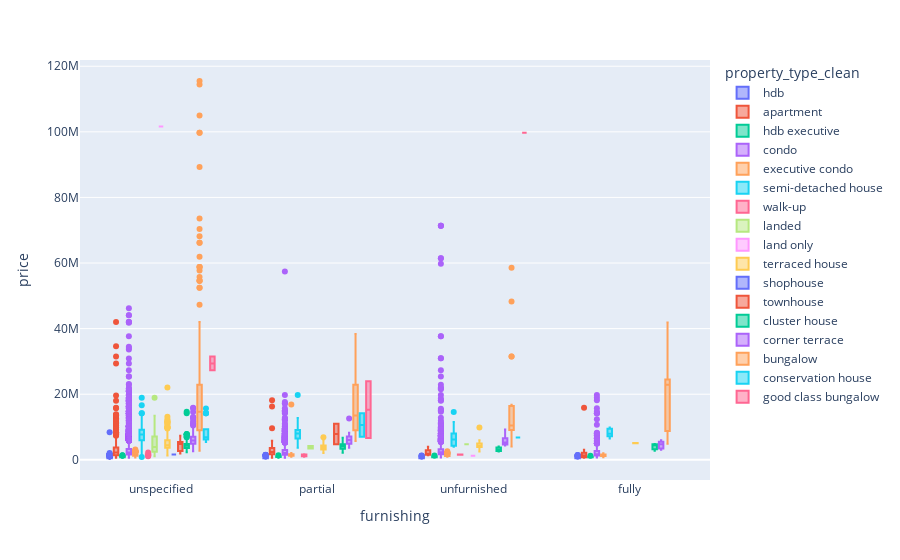

The notebook cell saved with this chart:
### Code cell
# fig = px.violin(df_,x='furnishing', y="price", box=True, points="all")
# fig.show()
fig = px.box(df_.sort_values('price'), x="furnishing", y="price", color='property_type_clean')
fig.update_xaxes(categoryorder='array',categoryarray = df_.groupby(['furnishing', 'property_type_clean']).median().sort_values('price').index.to_list())
fig.update_traces(boxpoints='outliers') 
fig.show()

### Figure 1 — Plotly figure (JSON) as saved in the notebook; plotly's stock layout.template omitted (floating-point values rounded to 4 significant figures; data arrays with more than 128 entries replaced by an {"elided": "..."} marker saying what was removed)
{"data": [{"alignmentgroup": "True", "boxpoints": "outliers", "hovertemplate": "property_type_clean=hdb<br>furnishing=%{x}<br>price=%{y}<extra></extra>", "legendgroup": "hdb", "marker": {"color": "#636efa"}, "name": "hdb", "notched": false, "offsetgroup": "hdb", "orientation": "v", "showlegend": true, "type": "box", "x": {"elided": "6025 str values"}, "x0": " ", "xaxis": "x", "y": {"elided": "6025 int values"}, "y0": " ", "yaxis": "y"}, {"alignmentgroup": "True", "boxpoints": "outliers", "hovertemplate": "property_type_clean=apartment<br>furnishing=%{x}<br>price=%{y}<extra></extra>", "legendgroup": "apartment", "marker": {"color": "#EF553B"}, "name": "apartment", "notched": false, "offsetgroup": "apartment", "orientation": "v", "showlegend": true, "type": "box", "x": {"elided": "540 str values"}, "x0": " ", "xaxis": "x", "y": {"elided": "540 int values"}, "y0": " ", "yaxis": "y"}, {"alignmentgroup": "True", "boxpoints": "outliers", "hovertemplate": "property_type_clean=hdb executive<br>furnishing=%{x}<br>price=%{y}<extra></extra>", "legendgroup": "hdb executive", "marker": {"color": "#00cc96"}, "name": "hdb executive", "notched": false, "offsetgroup": "hdb executive", "orientation": "v", "showlegend": true, "type": "box", "x": {"elided": "305 str values"}, "x0": " ", "xaxis": "x", "y": {"elided": "305 int values"}, "y0": " ", "yaxis": "y"}, {"alignmentgroup": "True", "boxpoints": "outliers", "hovertemplate": "property_type_clean=condo<br>furnishing=%{x}<br>price=%{y}<extra></extra>", "legendgroup": "condo", "marker": {"color": "#ab63fa"}, "name": "condo", "notched": false, "offsetgroup": "condo", "orientation": "v", "showlegend": true, "type": "box", "x": {"elided": "9546 str values"}, "x0": " ", "xaxis": "x", "y": {"elided": "9546 int values"}, "y0": " ", "yaxis": "y"}, {"alignmentgroup": "True", "boxpoints": "outliers", "hovertemplate": "property_type_clean=executive condo<br>furnishing=%{x}<br>price=%{y}<extra></extra>", "legendgroup": "executive condo", "marker": {"color": "#FFA15A"}, "name": "executive condo", "notched": false, "offsetgroup": "executive condo", "orientation": "v", "showlegend": true, "type": "box", "x": {"elided": "1009 str values"}, "x0": " ", "xaxis": "x", "y": {"elided": "1009 int values"}, "y0": " ", "yaxis": "y"}, {"alignmentgroup": "True", "boxpoints": "outliers", "hovertemplate": "property_type_clean=semi-detached house<br>furnishing=%{x}<br>price=%{y}<extra></extra>", "legendgroup": "semi-detached house", "marker": {"color": "#19d3f3"}, "name": "semi-detached house", "notched": false, "offsetgroup": "semi-detached house", "orientation": "v", "showlegend": true, "type": "box", "x": {"elided": "1017 str values"}, "x0": " ", "xaxis": "x", "y": {"elided": "1017 int values"}, "y0": " ", "yaxis": "y"}, {"alignmentgroup": "True", "boxpoints": "outliers", "hovertemplate": "property_type_clean=walk-up<br>furnishing=%{x}<br>price=%{y}<extra></extra>", "legendgroup": "walk-up", "marker": {"color": "#FF6692"}, "name": "walk-up", "notched": false, "offsetgroup": "walk-up", "orientation": "v", "showlegend": true, "type": "box", "x": ["partial", "unspecified", "unspecified", "partial", "unfurnished", "unspecified", "unspecified", "unspecified", "unspecified", "partial", "unspecified", "unfurnished", "unspecified", "partial", "unspecified", "unspecified"], "x0": " ", "xaxis": "x", "y": [945000, 1102500, 1228500, 1260000, 1522500, 1575000, 1575000, 1575000, 1606500, 1606500, 1606500, 1606500, 1680000, 1711500, 1711500, 2248000], "y0": " ", "yaxis": "y"}, {"alignmentgroup": "True", "boxpoints": "outliers", "hovertemplate": "property_type_clean=landed<br>furnishing=%{x}<br>price=%{y}<extra></extra>", "legendgroup": "landed", "marker": {"color": "#B6E880"}, "name": "landed", "notched": false, "offsetgroup": "landed", "orientation": "v", "showlegend": true, "type": "box", "x": ["unspecified", "unspecified", "unspecified", "unspecified", "unspecified", "unspecified", "unspecified", "partial", "unspecified", "unspecified", "partial", "unspecified", "unfurnished", "unspecified", "unspecified", "unspecified", "unspecified", "unspecified", "unspecified", "unspecified"], "x0": " ", "xaxis": "x", "y": [1102500, 1180200, 2106300, 2289000, 2523200, 2819200, 2824500, 3454500, 3832500, 3872400, 4179000, 4410000, 4757600, 4809000, 5628000, 6405000, 9376500, 10290000, 13440000, 18900000], "y0": " ", "yaxis": "y"}, {"alignmentgroup": "True", "boxpoints": "outliers", "hovertemplate": "property_type_clean=land only<br>furnishing=%{x}<br>price=%{y}<extra></extra>", "legendgroup": "land only", "marker": {"color": "#FF97FF"}, "name": "land only", "notched": false, "offsetgroup": "land only", "orientation": "v", "showlegend": true, "type": "box", "x": ["unfurnished", "unspecified"], "x0": " ", "xaxis": "x", "y": [1257900, 101640000], "y0": " ", "yaxis": "y"}, {"alignmentgroup": "True", "boxpoints": "outliers", "hovertemplate": "property_type_clean=terraced house<br>furnishing=%{x}<br>price=%{y}<extra></extra>", "legendgroup": "terraced house", "marker": {"color": "#FECB52"}, "name": "terraced house", "notched": false, "offsetgroup": "terraced house", "orientation": "v", "showlegend": true, "type": "box", "x": {"elided": "446 str values"}, "x0": " ", "xaxis": "x", "y": {"elided": "446 int values"}, "y0": " ", "yaxis": "y"}, {"alignmentgroup": "True", "boxpoints": "outliers", "hovertemplate": "property_type_clean=shophouse<br>furnishing=%{x}<br>price=%{y}<extra></extra>", "legendgroup": "shophouse", "marker": {"color": "#636efa"}, "name": "shophouse", "notched": false, "offsetgroup": "shophouse", "orientation": "v", "showlegend": true, "type": "box", "x": ["unspecified"], "x0": " ", "xaxis": "x", "y": [1621100], "y0": " ", "yaxis": "y"}, {"alignmentgroup": "True", "boxpoints": "outliers", "hovertemplate": "property_type_clean=townhouse<br>furnishing=%{x}<br>price=%{y}<extra></extra>", "legendgroup": "townhouse", "marker": {"color": "#EF553B"}, "name": "townhouse", "notched": false, "offsetgroup": "townhouse", "orientation": "v", "showlegend": true, "type": "box", "x": ["unspecified", "unspecified", "unspecified", "partial", "unspecified", "unspecified", "unspecified", "unspecified", "partial"], "x0": " ", "xaxis": "x", "y": [1900500, 2310000, 3780000, 4754400, 4819500, 5040000, 5565000, 7350000, 11025000], "y0": " ", "yaxis": "y"}, {"alignmentgroup": "True", "boxpoints": "outliers", "hovertemplate": "property_type_clean=cluster house<br>furnishing=%{x}<br>price=%{y}<extra></extra>", "legendgroup": "cluster house", "marker": {"color": "#00cc96"}, "name": "cluster house", "notched": false, "offsetgroup": "cluster house", "orientation": "v", "showlegend": true, "type": "box", "x": {"elided": "184 str values"}, "x0": " ", "xaxis": "x", "y": {"elided": "184 int values"}, "y0": " ", "yaxis": "y"}, {"alignmentgroup": "True", "boxpoints": "outliers", "hovertemplate": "property_type_clean=corner terrace<br>furnishing=%{x}<br>price=%{y}<extra></extra>", "legendgroup": "corner terrace", "marker": {"color": "#ab63fa"}, "name": "corner terrace", "notched": false, "offsetgroup": "corner terrace", "orientation": "v", "showlegend": true, "type": "box", "x": {"elided": "255 str values"}, "x0": " ", "xaxis": "x", "y": {"elided": "255 int values"}, "y0": " ", "yaxis": "y"}, {"alignmentgroup": "True", "boxpoints": "outliers", "hovertemplate": "property_type_clean=bungalow<br>furnishing=%{x}<br>price=%{y}<extra></extra>", "legendgroup": "bungalow", "marker": {"color": "#FFA15A"}, "name": "bungalow", "notched": false, "offsetgroup": "bungalow", "orientation": "v", "showlegend": true, "type": "box", "x": {"elided": "745 str values"}, "x0": " ", "xaxis": "x", "y": {"elided": "745 int values"}, "y0": " ", "yaxis": "y"}, {"alignmentgroup": "True", "boxpoints": "outliers", "hovertemplate": "property_type_clean=conservation house<br>furnishing=%{x}<br>price=%{y}<extra></extra>", "legendgroup": "conservation house", "marker": {"color": "#19d3f3"}, "name": "conservation house", "notched": false, "offsetgroup": "conservation house", "orientation": "v", "showlegend": true, "type": "box", "x": ["unspecified", "unspecified", "unspecified", "unspecified", "unspecified", "unspecified", "unspecified", "unfurnished", "unspecified", "unspecified", "unspecified", "partial", "unspecified", "unspecified", "unspecified", "unspecified", "unspecified", "partial", "unspecified", "unspecified", "unspecified"], "x0": " ", "xaxis": "x", "y": [5439000, 5775000, 6174000, 6174000, 6195000, 6297900, 6667500, 6825000, 6877500, 6877500, 6877500, 7014000, 7297500, 7350000, 7980000, 9324000, 14175000, 14175000, 14175000, 14175000, 15633300], "y0": " ", "yaxis": "y"}, {"alignmentgroup": "True", "boxpoints": "outliers", "hovertemplate": "property_type_clean=good class bungalow<br>furnishing=%{x}<br>price=%{y}<extra></extra>", "legendgroup": "good class bungalow", "marker": {"color": "#FF6692"}, "name": "good class bungalow", "notched": false, "offsetgroup": "good class bungalow", "orientation": "v", "showlegend": true, "type": "box", "x": ["partial", "partial", "unspecified", "unspecified", "unfurnished"], "x0": " ", "xaxis": "x", "y": [6667500, 23940000, 27300000, 31500000, 99750000], "y0": " ", "yaxis": "y"}], "layout": {"boxmode": "group", "legend": {"title": {"text": "property_type_clean"}, "tracegroupgap": 0}, "margin": {"t": 60}, "xaxis": {"anchor": "y", "categoryarray": [["unfurnished", "hdb"], ["partial", "hdb"], ["fully", "hdb"], ["unspecified", "hdb"], ["fully", "hdb executive"], ["unfurnished", "hdb executive"], ["partial", "hdb executive"], ["unspecified", "hdb executive"], ["unfurnished", "land only"], ["unfurnished", "executive condo"], ["fully", "apartment"], ["fully", "executive condo"], ["unspecified", "executive condo"], ["partial", "walk-up"], ["partial", "executive condo"], ["unfurnished", "walk-up"], ["unspecified", "walk-up"], ["unspecified", "shophouse"], ["fully", "condo"], ["unfurnished", "apartment"], ["partial", "condo"], ["unspecified", "condo"], ["unspecified", "apartment"], ["unfurnished", "condo"], ["partial", "apartment"], ["unfurnished", "cluster house"], ["partial", "terraced house"], ["partial", "landed"], ["unspecified", "landed"], ["partial", "cluster house"], ["unfurnished", "terraced house"], ["unspecified", "cluster house"], ["unspecified", "terraced house"], ["fully", "cluster house"], ["fully", "corner terrace"], ["unfurnished", "landed"], ["unspecified", "townhouse"], ["fully", "terraced house"], ["unfurnished", "corner terrace"], ["unspecified", "corner terrace"], ["partial", "corner terrace"], ["unfurnished", "semi-detached house"], ["unfurnished", "conservation house"], ["unspecified", "conservation house"], ["unspecified", "semi-detached house"], ["partial", "townhouse"], ["fully", "semi-detached house"], ["partial", "semi-detached house"], ["unfurnished", "bungalow"], ["partial", "conservation house"], ["partial", "bungalow"], ["unspecified", "bungalow"], ["partial", "good class bungalow"], ["fully", "bungalow"], ["unspecified", "good class bungalow"], ["unfurnished", "good class bungalow"], ["unspecified", "land only"]], "categoryorder": "array", "domain": [0, 1], "title": {"text": "furnishing"}}, "yaxis": {"anchor": "x", "domain": [0, 1], "title": {"text": "price"}}}}
